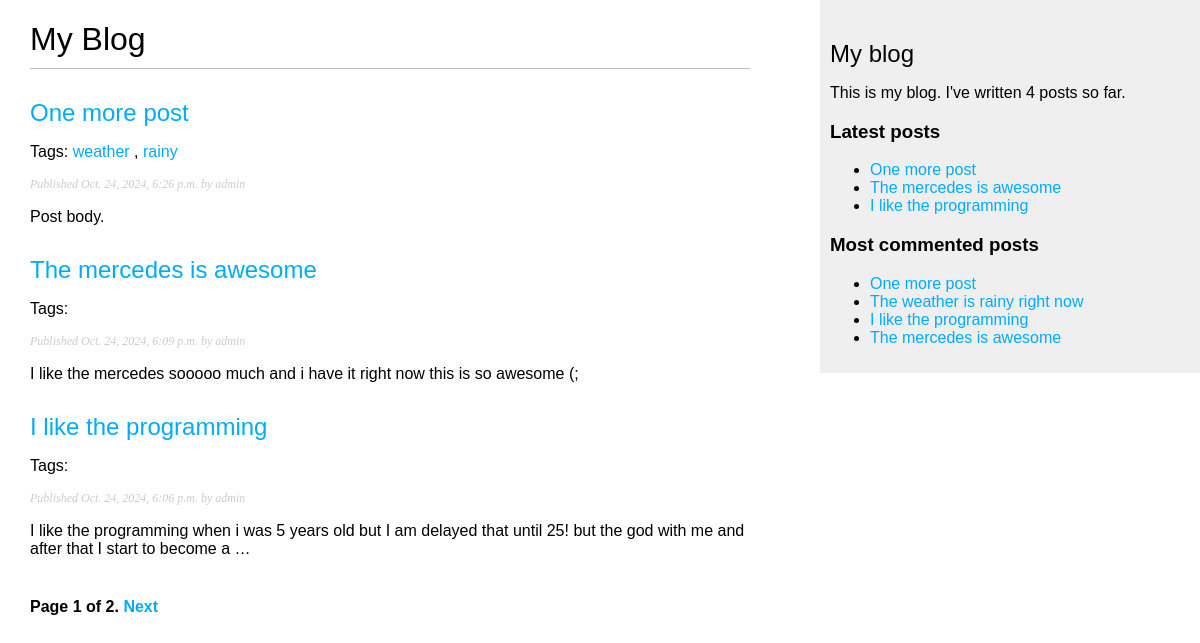
The page /blog/ on the database as committed earlier.
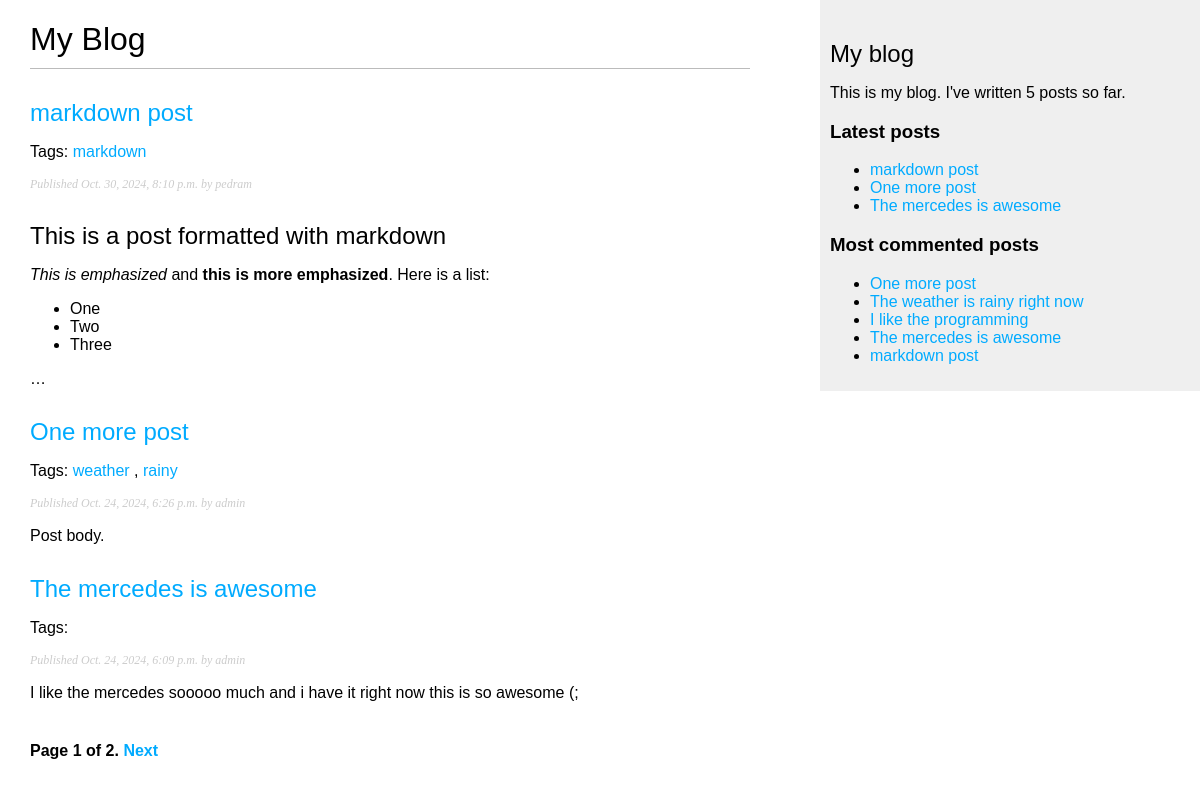
The same page on the database as committed later.
### blog/models.py (models this page shows, shortened)
class Post(models.Model):
    class Status(models.TextChoices):
        DRAFT = "DF", "Draft"
        PUBLISHED = "PB", "PUBLISHED"
    title = models.CharField(max_length=250)
    slug = models.SlugField(max_length=250, unique_for_date="publish")
    author = models.ForeignKey(
        settings.AUTH_USER_MODEL,
        on_delete=models.CASCADE,
        related_name="blog_posts"
    )
    body = models.TextField()
    publish = models.DateTimeField(default=timezone.now)
    created = models.DateTimeField(auto_now_add=True)
    updated = models.DateTimeField(auto_now=True)
    status = models.CharField(
        max_length=2,
        choices=Status,
        default=Status.DRAFT
    )
    tags = TaggableManager()
    objects = models.Manager()  # The default manager
    published = PublishedManager()  # Our custom manager
    class Meta:
        ordering = ["-publish"]
        indexes = [
            models.Index(fields=["-publish"])
        ]
    def get_absolute_url(self):
        return reverse("blog:post_detail", args=[self.publish.year, self.publish.month, self.publish.day, self.slug])

### blog/views.py (the view)
# urls.py: path("", views.post_list, name="post_list"),
def post_list(request, tag_slug=None):
    post_list = Post.published.all()
    tag = None
    if tag_slug:
        tag = get_object_or_404(Tag, slug=tag_slug)
        post_list = post_list.filter(tags__in=[tag])
    paginator = Paginator(post_list, 3)
    page_number = request.GET.get('page', 1)
    try:
        posts = paginator.page(page_number)
    except PageNotAnInteger:
        posts = paginator.page(1)
    except EmptyPage:
        posts = paginator.page(paginator.num_pages)
    return render(
        request,
        'blog/post/list.html',
        {
            'posts': posts,
            'tag': tag
        }
    )

### blog/models.py (called while the page is built)
    def get_queryset(self):
        return (
            super().get_queryset().filter(status=Post.Status.PUBLISHED)
        )

### blog/templatetags/blog_tags.py (called while the page is built)
@register.simple_tag
def total_posts():
    return Post.published.count()

@register.inclusion_tag("blog/post/latest_posts.html")
def show_latest_posts(count=5):
    latest_posts = Post.published.order_by("-publish")[:count]
    return {'latest_posts': latest_posts}

@register.simple_tag
def get_most_commented_posts(count=5):
    return Post.published.annotate(
        total_comments=Count('comments')
    ).order_by('-total_comments')[:count]

@register.filter(name="markdown")
def markdown_format(text):
    return mark_safe(markdown.markdown(text))

### blog/templates/blog/post/list.html (shortened to what this page needs)
{% extends "blog/base.html" %}
{% load blog_tags %}
{% block content %}
  <h1>My Blog</h1>
  {% for post in posts %}
    <h2>
      <a href="{{ post.get_absolute_url }}">
        {{ post.title }}
      </a>
    </h2>
    <p class="tags">Tags:
      {% for tag in post.tags.all %}
        <a href="{% url "blog:post_list_by_tag" tag.slug %}">
          {{ tag.name }}
        </a>{% if not forloop.last %}, {% endif %}
      {% endfor %}
    </p>
    <p class="date">
      Published {{ post.publish }} by {{ post.author }}
    </p>
    {{ post.body|markdown|truncatewords_html:30 }}
  {% endfor %}
  {% include "pagination.html" with page=posts %}
{% endblock %}

### blog/templates/blog/base.html (shortened to what this page needs)
{% load blog_tags %}
{% load static %}
<!DOCTYPE html>
<html>
  <head>
    <link href="{% static "css/blog.css" %}" rel="stylesheet">
  </head>
  <body>
    <div id="content">{% block content %} {% endblock %}</div>
    <div id="sidebar">
      <h2>My blog</h2>
      <p>
        This is my blog.
        I've written {% total_posts %} posts so far.
      </p>
      <h3>Latest posts</h3>
      {% show_latest_posts 3 %}
      <h3>Most commented posts</h3>
      {% get_most_commented_posts as most_commented_posts %}
      <ul>
        {% for post in most_commented_posts %}
        <li>
          <a href="{{ post.get_absolute_url }}">{{ post.title }}</a>
        </li>
        {% endfor %}
      </ul>
    </div>
  </body>
</html>

### blog/templates/blog/post/latest_posts.html
<ul>
    {% for post in latest_posts %}
    <li>
        <a href="{{ post.get_absolute_url }}">{{ post.title }}</a>
    </li>
    {% endfor %}
</ul>

Rows that differ between the two databases and show on the page:
no longer on one of the page's lists (row unchanged): Post: title "I like the programming", publish "Oct. 24, 2024, 6:06 p.m.", author "admin", body "I like the programming when i was 5 years old but I am delayed that until 25! but the god with me and after that I start to become a …"
added Post: title "markdown post", publish "Oct. 30, 2024, 8:10 p.m.", author "pedram", body "This is a post formatted with markdown This is emphasized and this is more emphasized . Here is a list: One Two Three …"
added Tag: name "markdown", shown under "markdown post"
Other text that changed with them:
text no longer shown: "4"
text now shown: "5"
